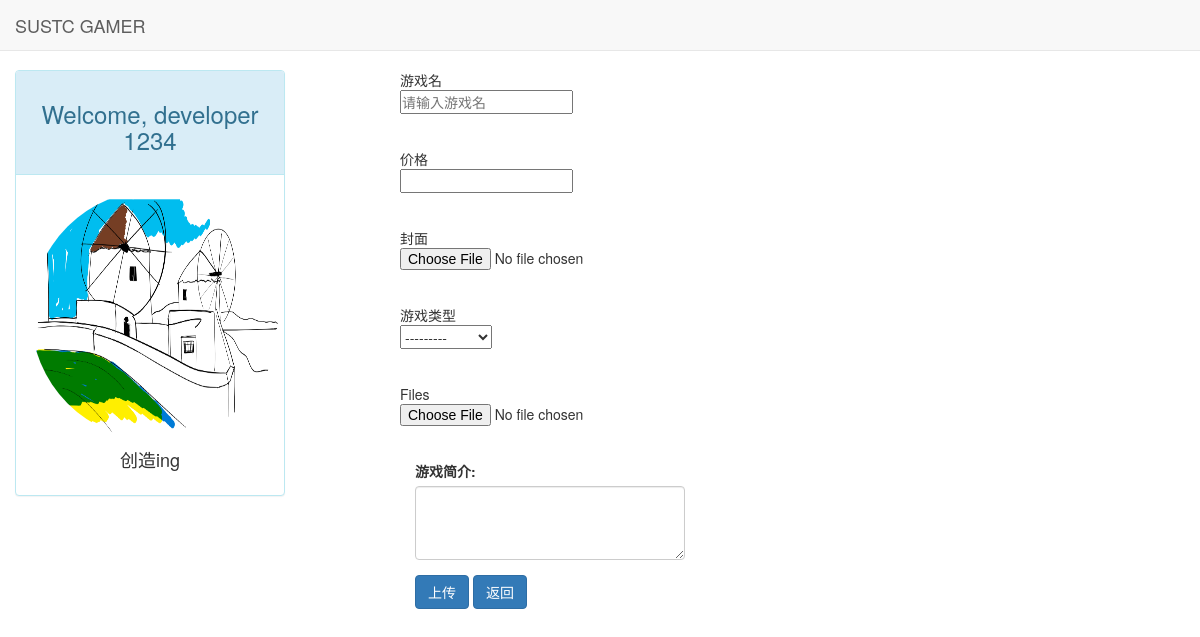
/game/create (signed in), run on the app's committed database.
### developer/models.py (models this page shows, shortened)
class Developer(models.Model):
    user = models.OneToOneField(User, on_delete=models.CASCADE)
    account = models.FloatField(default=0)
    introduction = models.CharField(max_length=300, default="创造ing")
    create_date = models.DateTimeField(auto_now_add=True)
    avatar = models.ImageField(upload_to="avatar/%Y/%m/%d/", default='avatar/defaultAv.png')
    class Meta:
        ordering = ['-create_date', ]

### game/views.py (the view)
# urls.py: path("create", regist_game, name="regist_game"),
def regist_game(request):
    context = {}
    context.update(csrf(request))
    context['developer'] = get_object_or_404(Developer, user=request.user)
    if request.method == "POST":
        reg_form = GameRegisterForm(request.POST, request.FILES)
        if reg_form.is_valid():
            name = reg_form.cleaned_data["name"]
            introduction = request.POST.get('introduction', '')
            author = Developer.objects.get(user=request.user)
            price = reg_form.cleaned_data["price"]
            typelist = reg_form.cleaned_data['type']
            avatar = reg_form.cleaned_data['avatar']
            files = reg_form.cleaned_data["files"]
            game = Game.objects.create(name=name, introduction=introduction, author=author,
                                       price=price, avatar=avatar, game_type=typelist,files = files)
            game.save()
            return redirect(request.GET.get("from", reverse("home")))
        else:
            context["form"] = reg_form
            context["types"] = GameType.objects.filter()
            return render(request, "add_game.html", context)
    else:
        reg_form = GameRegisterForm()
        context["form"] = reg_form
        context["types"] = GameType.objects.filter()
        return render(request, "add_game.html", context)

### game/forms.py (shortened to what this page needs)
class GameRegisterForm(forms.Form):
    name = forms.CharField(label="游戏名", max_length=20, min_length=3,
                           widget=forms.TextInput(attrs={"placeholder": "请输入游戏名"}))
    introduction = forms.Textarea(attrs={'width':"50%", 'cols' : "80", 'rows': "20", })
    price = forms.FloatField(label="价格", min_value=0)
    avatar = forms.ImageField(label="封面")
    type = forms.ModelChoiceField(label="游戏类型",queryset=GameType.objects.all())
    files = forms.FileField(validators=[validators.FileExtensionValidator(['swf'])])

### game/models.py (called while the page is built)
    def __str__(self):
        return self.type_name

### game/templates/add_game.html (shortened to what this page needs)
{% load static %}
<!DOCTYPE html>
<html lang="en">
<head>
    <link rel="stylesheet" href="{% static 'base.css' %}">
    <link rel="stylesheet" href="{% static 'bootstrap-3.3.7/css/bootstrap.min.css' %}">
</head>
<body>
<div class="navbar navbar-default navbar-fixed-top" role="navigation">
    <div class="container-fluid">
        <div class="navbar-header">
            <a class="navbar-brand" href="{% url 'home' %}">SUSTC GAMER</a>
        </div>
    </div>
</div>
{% block content %}
    <div class="container-fluid">
        <div class="row" >
            <div class="col-lg-3" style="text-align: center">
                <div class="panel panel-info">
                    <div class="panel-heading" style="text-align: center">
                        <h3>Welcome, developer {{ user.username }}</h3>
                    </div>
                    <div class="panel-body">
                        <img src="{{ developer.avatar.url }}" height="250" width="250" alt="" class="img-circle">
                        <br>
                        <h4>{{ developer.introduction }}</h4>
                    </div>
                </div>
            </div>
            <div class="col-lg-3 col-lg-offset-1">
<form action="" method="post" , enctype="multipart/form-data">
{% for field in form %}
    <div class="form-group">
        <div class="row margin-top:20px">
        {{ field.label }}<br>
            {{ field }}
        </div>
    <br>
    </div>
{% endfor %}
    <div class="form-group">
         <label for="introduction">游戏简介:</label>
         <textarea class="form-control" rows="3"></textarea>
     </div>
    <button type="submit" value="Submit" class="btn btn-primary">上传</button>
<a href="{% url 'developer home' %}">
            <button type="button" class="btn btn-primary">返回</button>
        </a>
</form>
    </div>
        </div>
    </div>
{% endblock %}
</body>
</html>

### static/base.css (style rules this page uses)
* { margin: 0; padding: 0; }
body { margin-top: 70px!important; }

### data on the page
Developer: avatar (picture), introduction "创造ing"

### other printed values
{{ user.username }} "1234"
{{ field.label }} "游戏名" "价格" "封面" "游戏类型" "Files"
